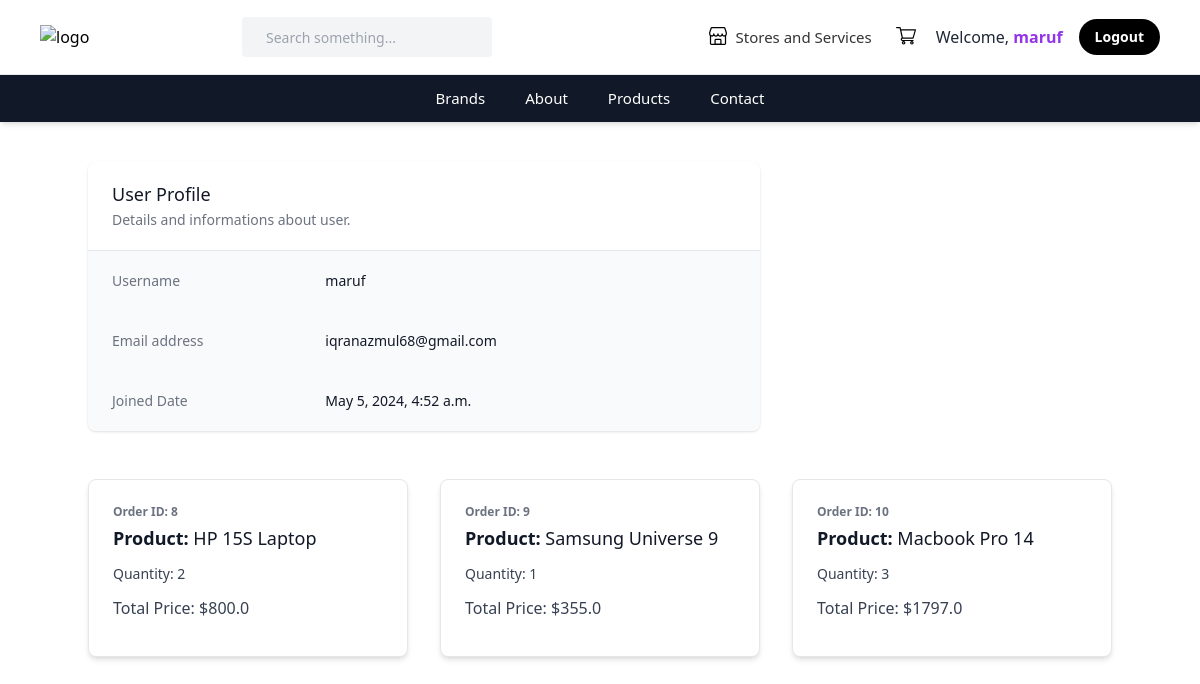
/profile/ (signed in), run on an earlier commit of the app's database.
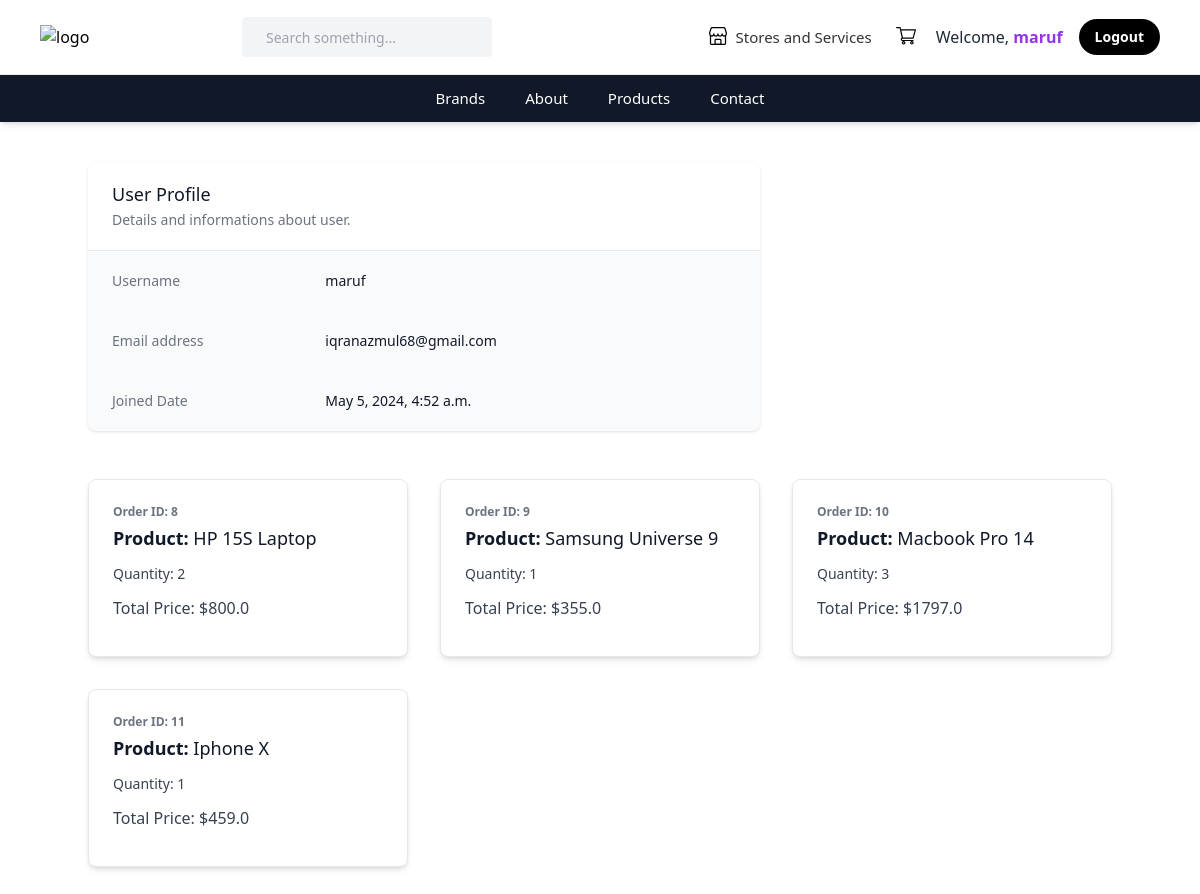
And on a later commit of the database.
### bazar/models.py (models this page shows, shortened)
class Order(models.Model):
    user = models.ForeignKey(User, on_delete=models.CASCADE)
    product = models.ForeignKey(Product, on_delete=models.CASCADE)
    quantity = models.IntegerField(default=1)
    total_price = models.FloatField()

class Product(models.Model):
    name = models.CharField(max_length=100)
    price = models.FloatField()
    description = models.TextField()
    image = models.ImageField(upload_to='products/')
    category = models.CharField(max_length=50)
    rating = models.FloatField()
    stock = models.IntegerField()
    available = models.BooleanField(default=True)
    production_date = models.DateField(null=True, blank=True)
    country_of_origin = models.CharField(max_length=50, blank=True)
    manufacturer = models.CharField(max_length=100)
    seller = models.CharField(max_length=100)
    anti_counterfeit_code = models.CharField(max_length=100, blank=True)
    serial_number = models.CharField(max_length=50, unique=True)

### bazar/views.py (the view)
# urls.py: path('profile/', profile, name='profile'),
@login_required(login_url='signin')
def profile(request):
    order_items = Order.objects.filter(user=request.user)
    total_amount = sum(item.product.price * item.quantity for item in order_items)
    context = {'order_items': order_items, 'total_amount': total_amount}
    return render(request, 'profile.html', context)

### templates/profile.html (shortened to what this page needs)
{% extends "base.html" %}
    {% block content %}
    <div class="container mx-auto my-10">
        <div class="bg-white  max-w-2xl shadow overflow-hidden sm:rounded-lg">
            <div class="px-4 py-5 sm:px-6">
                <h3 class="text-lg leading-6 font-medium text-gray-900">
                    User Profile
                </h3>
                <p class="mt-1 max-w-2xl text-sm text-gray-500">
                    Details and informations about user.
                </p>
            </div>
            <div class="border-t border-gray-200">
                <dl>
                    <div class="bg-gray-50 px-4 py-5 sm:grid sm:grid-cols-3 sm:gap-4 sm:px-6">
                        <dt class="text-sm font-medium text-gray-500">
                            Username
                        </dt>
                        <dd class="mt-1 text-sm text-gray-900 sm:mt-0 sm:col-span-2">
                            {{ user.username }}
                        </dd>
                    </div>
                    <div class="bg-gray-50 px-4 py-5 sm:grid sm:grid-cols-3 sm:gap-4 sm:px-6">
                        <dt class="text-sm font-medium text-gray-500">
                            Email address
                        </dt>
                        <dd class="mt-1 text-sm text-gray-900 sm:mt-0 sm:col-span-2">
                            {{ user.email }}
                        </dd>
                    </div>
                    <div class="bg-gray-50 px-4 py-5 sm:grid sm:grid-cols-3 sm:gap-4 sm:px-6">
                        <dt class="text-sm font-medium text-gray-500">
                            Joined Date
                        </dt>
                        <dd class="mt-1 text-sm text-gray-900 sm:mt-0 sm:col-span-2">
                            {{ user.date_joined }}
                        </dd>
                    </div>
                </dl>
            </div>
        </div>
        <div class="mt-8 flex flex-wrap -m-4">
            {% for order in order_items %}
            <div class="p-4 md:w-1/2 lg:w-1/3">
                <div class="h-full bg-white border border-gray-200 rounded-lg overflow-hidden shadow-md">
                    <div class="p-6">
                        <h2 class="text-xs font-semibold text-gray-500 mb-1">Order ID: {{ order.id }}</h2>
                        <h1 class="text-lg font-bold text-gray-900 mb-3">Product: <span class="font-medium">{{ order.product.name }}</span></h1>
                        <p class="text-sm text-gray-700 mb-3">Quantity: {{ order.quantity }}</p>
                        <p class="text-md text-gray-700 mb-3">Total Price: <span class="font-medium">${{ order.total_price }}</span></p>
                    </div>
                </div>
            </div>
            {% endfor %}
        </div>
    </div>
</div>
    {% endblock %}

What changed in the data, as far as the page shows it:
added Order: id "11", product.name "Iphone X", quantity "1", total_price "459.0"
